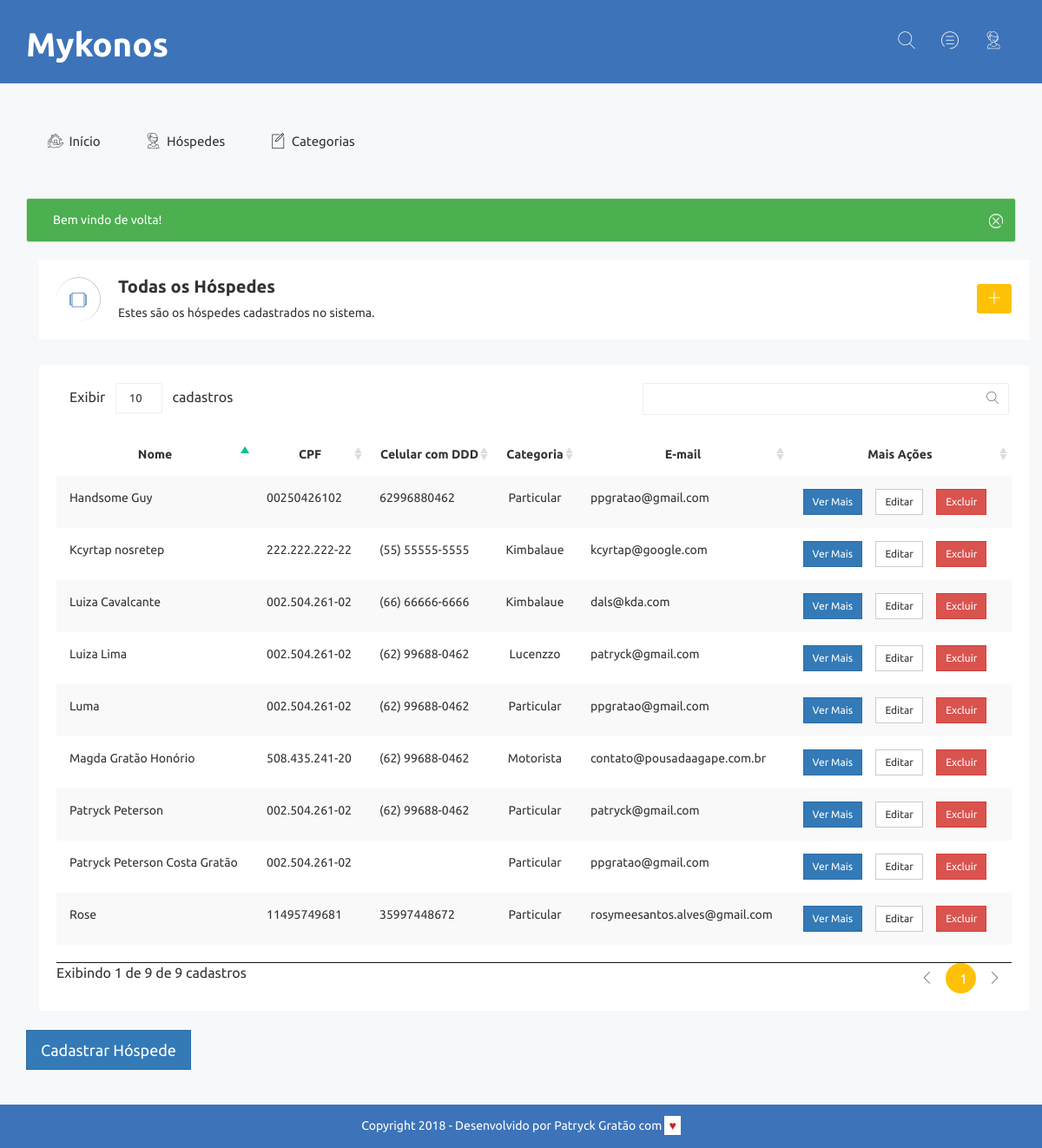
Screenshot of /listar-hospedes.php (signed in) with the database file from the repository.
### tables this page shows
CREATE TABLE `hospedes` (
  `id` int(11) NOT NULL,
  `nome` varchar(255) NOT NULL,
  `cpf` varchar(20) NOT NULL,
  `data_nascimento` varchar(255) DEFAULT NULL,
  `sexo` char(1) DEFAULT NULL,
  `telefone` varchar(50) DEFAULT NULL,
  `celular` varchar(50) DEFAULT NULL,
  `email` varchar(255) DEFAULT NULL,
  `estado_civil` varchar(60) DEFAULT NULL,
  `cep` varchar(30) DEFAULT NULL,
  `rua` varchar(255) DEFAULT NULL,
  `bairro` varchar(255) DEFAULT NULL,
  `cidade` varchar(255) DEFAULT NULL,
  `estado` char(3) DEFAULT NULL,
  `data_checkin` varchar(255) DEFAULT NULL,
  `data_checkout` varchar(255) DEFAULT NULL,
  `qtd_diarias` int(50) DEFAULT NULL,
  `qtd_pagantes` int(50) DEFAULT NULL,
  `preco_diaria` decimal(50,0) DEFAULT NULL,
  `valor_pago` decimal(50,0) DEFAULT NULL,
  `preco_total` decimal(50,0) DEFAULT NULL,
  `total_pagar` decimal(50,0) DEFAULT NULL,
  `info_extras` longtext,
  `categoria_id` int(11) DEFAULT NULL
);

CREATE TABLE `categorias` (
  `id` int(11) NOT NULL,
  `nome` varchar(255) NOT NULL
);

### banco/banco-hospede.php (called while the page is built, shortened)
<?php
function listaHospedes ($conexao){
	$hospedes = array();
	$query = "select p.*, c.nome as categoria_nome from hospedes as p join categorias as c on p.categoria_id = c.id";
	$resultado = mysqli_query($conexao, $query);
	while($hospede_array = mysqli_fetch_assoc($resultado)) {
		$hospede = new Hospede();
		$categoria = new Categoria();
		$categoria->nome = $hospede_array['categoria_nome'];
		$categoria->id = $hospede_array['categoria_id'];
		$hospede->id = $hospede_array['id'];
		$hospede->nome = $hospede_array['nome'];
		$hospede->cpf = $hospede_array['cpf'];
		$hospede->dataNascimento = $hospede_array['data_nascimento'];
		$hospede->sexo = $hospede_array['sexo'];
		$hospede->telefone = $hospede_array['telefone'];
		$hospede->celular = $hospede_array['celular'];
		$hospede->email = $hospede_array['email'];
		$hospede->estadoCivil = $hospede_array['estado_civil'];
		$hospede->cep = $hospede_array['cep'];
		$hospede->rua = $hospede_array['rua'];
		$hospede->bairro = $hospede_array['bairro'];
		$hospede->cidade = $hospede_array['cidade'];
		$hospede->estado = $hospede_array['estado'];
		$hospede->dataCheckin = $hospede_array['data_checkin'];
		$hospede->dataCheckout = $hospede_array['data_checkout'];
		$hospede->qtdDiarias = $hospede_array['qtd_diarias'];
		$hospede->qtdAcompanhantes = $hospede_array['qtd_pagantes'];
		$hospede->precoDiaria = $hospede_array['preco_diaria'];
		$hospede->valorPago = $hospede_array['valor_pago'];
		$hospede->precoTotal = $hospede_array['preco_total'];
		$hospede->totalPagar = $hospede_array['total_pagar'];
		$hospede->infoExtras = $hospede_array['info_extras'];
		$hospede->categoria = $categoria;
		array_push($hospedes, $hospede);
	}
		return $hospedes;
}

### listar-hospedes.php (the view, shortened to what this page needs)
<?php
require_once("banco/banco.php");
require_once("banco/banco-hospede.php");
	require_once("partials/_header.php");
	$hospedes = listaHospedes($conexao);
	?>
	<div class="breadcomb-area">
		<div class="container">
			<div class="row">
				<div class="col-lg-12 col-md-12 col-sm-12 col-xs-12">
					<div class="breadcomb-list">
						<div class="row">
							<div class="col-lg-8 col-md-8 col-sm-8 col-xs-12">
								<div class="breadcomb-wp">
									<div class="breadcomb-icon">
										<i class="notika-icon notika-windows"></i>
									</div>
									<div class="breadcomb-ctn">
										<h2>Todas os Hóspedes</h2>
										<p>Estes são os hóspedes cadastrados no sistema. </p>
									</div>
								</div>
							</div>
							<div class="col-lg-4 col-md-4 col-sm-4 col-xs-3">
								<div class="breadcomb-report">
									<a href="cadastrar-hospede.php" data-toggle="tooltip" data-placement="left" title="Cadastrar novo Hóspede" class="btn"><i class="notika-icon notika-plus-symbol"></i></a>
								</div>
							</div>
						</div>
					</div>
				</div>
			</div>
		</div>
	</div>
	<div class="data-table-area">
		<div class="container">
			<div class="row">
				<div class="col-lg-12 col-md-12 col-sm-12 col-xs-12">
					<div class="data-table-list">
						<div class="table-responsive">
							<table id="data-table-basic" class="table table-striped">
								<thead>
									<tr>
										<th scope="col" class="text-center">Nome</th>
										<th scope="col" class="text-center">CPF</th>
										<th scope="col" class="text-center">Celular com DDD</th>
										<th scope="col" class="text-center">Categoria</th>
										<th scope="col" class="text-center">E-mail</th>
										<th scope="col" class="text-center">Mais Ações</th>
									</tr>
								</thead>
								<tbody>
									<?php
									foreach ($hospedes as $hospede) : ?>
										<tr>
											<td><?= $hospede->nome ?></td>
											<td><?= $hospede->cpf ?></td>
											<td><?= $hospede->celular ?></td>
											<td class="text-center"><?= $hospede->categoria->nome ?></td>
											<td><?= $hospede->email ?></td>
											<td class="mais-acoes text-center" >
												<div class="btn-group notika-group-btn material-design-btn">
													<form class="mais-opcoes" action="ver-mais.php" >
														<button class="btn btn-primary btn-sm notika-gp-primary">Ver Mais</button>
													</form>
													<form action="editar-hospede.php" class="mais-opcoes" method="post">
														<button class="btn btn-default btn-sm">Editar</button>
													</form>
													<form class="mais-opcoes" action="remover.php" method="post">
														<button class="btn btn-sm btn-danger notika-gp-danger">Excluir</button>
													</form>
												</div>
											</td>
										</tr>
									<?php endforeach ?>
								</tbody>
							</table>
						</div>
					</div>
				</div>
			</div>
		</div>
	</div>
	<br>
	<a class="btn btn-primary notika-btn-primary btn-lg" href="cadastrar-hospede.php">Cadastrar Hóspede</a>
	<?php require_once("partials/_footer.php"); ?>

### partials/_header.php (shortened to what this page needs)
<?php
       include ("helpers/mensagens.php");
       ?>
       <!doctype html>
       <html class="no-js" lang="pt_BR">
       <head>
        <?php include('partials/_estilos.php'); ?>
    </head>
    <body>
        <div class="header-top-area">
            <div class="container">
                <div class="row">
                    <div class="col-lg-4 col-md-4 col-sm-12 col-xs-12">
                        <div class="logo-area">
                            <h1 class="logo-text"><a href="index.php">Mykonos</a></h1>
                        </div>
                    </div>
                    <div class="col-lg-8 col-md-8 col-sm-12 col-xs-12">
                        <div class="header-top-menu">
                            <ul class="nav navbar-nav notika-top-nav mykonos-search">
                                <li class="nav-item dropdown">
                                    <a href="#" data-toggle="dropdown" role="button" aria-expanded="false" class="nav-link dropdown-toggle"><span><i class="notika-icon notika-search"></i></span></a>
                                </li>
                                <li class="nav-item"><a href="#" data-toggle="dropdown" role="button" aria-expanded="false" class="nav-link dropdown-toggle"><span><i class="notika-icon notika-menus"></i></span></a>
                                </li>
                                <li class="nav-item"><a href="#" data-toggle="dropdown" role="button" aria-expanded="false" class="nav-link dropdown-toggle"><span><i class="notika-icon notika-support"></i></span></a>
                                </li>
                            </ul>
                        </div>
                    </div>
                </div>
            </div>
        </div>
        <div class="main-menu-area mg-tb-40">
            <div class="container">
                <div class="row">
                    <div class="col-lg-12 col-md-12 col-sm-12 col-xs-12">
                        <ul class="nav nav-tabs notika-menu-wrap menu-it-icon-pro">
                            <li class=""><a href="index.php"><i class="notika-icon notika-house"></i> Início</a>
                            </li>
                            <li><a data-toggle="tab" href="#menuHospedes"><i class="notika-icon notika-support"></i> Hóspedes</a>
                            </li>
                            <li><a data-toggle="tab" href="#menuCategorias"><i class="notika-icon notika-edit"></i> Categorias</a>
                            </li>
                        </ul>
                    </div>
                </div>
            </div>
        </div>
        <div class="notika-status-area">
            <div class="container">
                <?php
                mostraAlerta('success');
                ?>

### partials/_estilos.php (shortened to what this page needs)
<link rel="stylesheet" href="assets/css/bootstrap.min.css">
<link rel="stylesheet" href="assets/css/font-awesome.min.css">
<link rel="stylesheet" href="assets/css/owl.carousel.css">
<link rel="stylesheet" href="assets/css/owl.theme.css">
<link rel="stylesheet" href="assets/css/owl.transitions.css">
<link rel="stylesheet" href="assets/css/meanmenu/meanmenu.min.css">
<link rel="stylesheet" href="assets/css/animate.css">
<link rel="stylesheet" href="assets/css/summernote/summernote.css">
<link rel="stylesheet" href="assets/css/themesaller-forms.css">
<link rel="stylesheet" href="assets/css/normalize.css">
<link rel="stylesheet" href="assets/css/scrollbar/jquery.mCustomScrollbar.min.css">
<link rel="stylesheet" href="assets/css/jvectormap/jquery-jvectormap-2.0.3.css">
<link rel="stylesheet" href="assets/css/notika-custom-icon.css">
<link rel="stylesheet" href="assets/css/bootstrap-select/bootstrap-select.css">
<link rel="stylesheet" href="assets/css/datapicker/datepicker3.css">
<link rel="stylesheet" href="assets/css/dialog/sweetalert2.min.css">
<link rel="stylesheet" href="assets/css/dialog/dialog.css">
<link rel="stylesheet" href="assets/css/color-picker/farbtastic.css">
<link rel="stylesheet" href="assets/css/chosen/chosen.css">
<link rel="stylesheet" href="assets/css/notification/notification.css">
<link rel="stylesheet" href="assets/css/dropzone/dropzone.css">
<link rel="stylesheet" href="assets/css/wave/waves.min.css">
<link rel="stylesheet" href="assets/css/jquery.dataTables.min.css">
<link rel="stylesheet" href="assets/css/wave/waves.min.css">
<link rel="stylesheet" href="assets/css/main.css">
<link rel="stylesheet" href="assets/css/style.css">
<link rel="stylesheet" href="assets/css/responsive.css">
<link rel="stylesheet" href="assets/css/mykonos.css">

### helpers/mensagens.php (shortened to what this page needs)
<?php
function mostraAlerta($tipo) {
	if (isset($_SESSION[$tipo])) { ?>
		<div class="alert-list">
			<div class="alert alert-<?=$tipo?> alert-dismissible" role="alert">
				<button type="button" class="close" data-dismiss="alert" aria-label="Close"><span aria-hidden="true"><i class="notika-icon notika-close"></i></span></button> <?=$_SESSION[$tipo]?>
			</div>
		</div>
		<?php
	}
}

### partials/_footer.php (shortened to what this page needs)
    </div>
</div>
<div class="footer-copyright-area">
    <div class="container">
        <div class="row">
            <div class="col-lg-12 col-md-12 col-sm-12 col-xs-12">
                <div class="footer-copy-right">
                    <p>Copyright <?= date("Y");?> - Desenvolvido por <a href="http://p23.com.br" target="_blank">Patryck Gratão</a> com <span class="amor"> &hearts;</span></p> </div>
                </div>
            </div>
        </div>
    </div>
</body>
</html>

### assets/css/themesaller-forms.css (style rules this page uses)
html, body { border: 0; margin: 0; padding: 0; font-size: 100%; vertical-align: baseline; font: inherit; }
body { margin: 0; padding: 0; background:url(../images/body_bg.jpg) no-repeat center top; }

### assets/css/notification/notification.css (style rules this page uses)
.alert-success { background-color:#4CAF50; color:#fff }
.alert { padding-left:30px; font-size:14px }
.alert span { cursor:pointer }

### assets/css/main.css (style rules this page uses)
html { color: #222; font-size: 1em; line-height: 1.4; }

### assets/css/mykonos.css (style rules this page uses)
.logo-text a { color: #fff; font-size: 1.2em; }
body { font-family: 'Ubuntu', sans-serif; }
.mykonos-search { margin: 1em; }
.amor { color: #cc2222; background-color: #fff; padding: 3px 5px; }
.mais-opcoes { display: inline; }
.btn-primary, .btn-default, .btn-danger, .btn-warning, .btn-success { border-radius: 0; margin-right: 1em; }

### rows the page displays
hospedes: nome "Rose", cpf "11495749681", celular "35997448672", categoria.nome "Particular", email "rosymeesantos.alves@gmail.com"
hospedes: nome "Handsome Guy", cpf "00250426102", celular "62996880462", categoria.nome "Particular", email "ppgratao@gmail.com"
hospedes: nome "Patryck Peterson", cpf "002.504.261-02", celular "(62) 99688-0462", categoria.nome "Particular", email "patryck@gmail.com"
hospedes: nome "Magda Gratão Honório", cpf "508.435.241-20", celular "(62) 99688-0462", categoria.nome "Motorista", email "contato@pousadaagape.com.br"
hospedes: nome "Luiza Lima", cpf "002.504.261-02", celular "(62) 99688-0462", categoria.nome "Lucenzzo", email "patryck@gmail.com"
hospedes: nome "Luma", cpf "002.504.261-02", celular "(62) 99688-0462", categoria.nome "Particular", email "ppgratao@gmail.com"
hospedes: nome "Patryck Peterson Costa Gratão", cpf "002.504.261-02", categoria.nome "Particular", email "ppgratao@gmail.com"
hospedes: nome "Luiza Cavalcante", cpf "002.504.261-02", celular "(66) 66666-6666", categoria.nome "Kimbalaue", email "dals@kda.com"
hospedes: nome "Kcyrtap nosretep", cpf "222.222.222-22", celular "(55) 55555-5555", categoria.nome "Kimbalaue", email "kcyrtap@google.com"

### other values shown
$_SESSION[$tipo] "Bem vindo de volta!"
